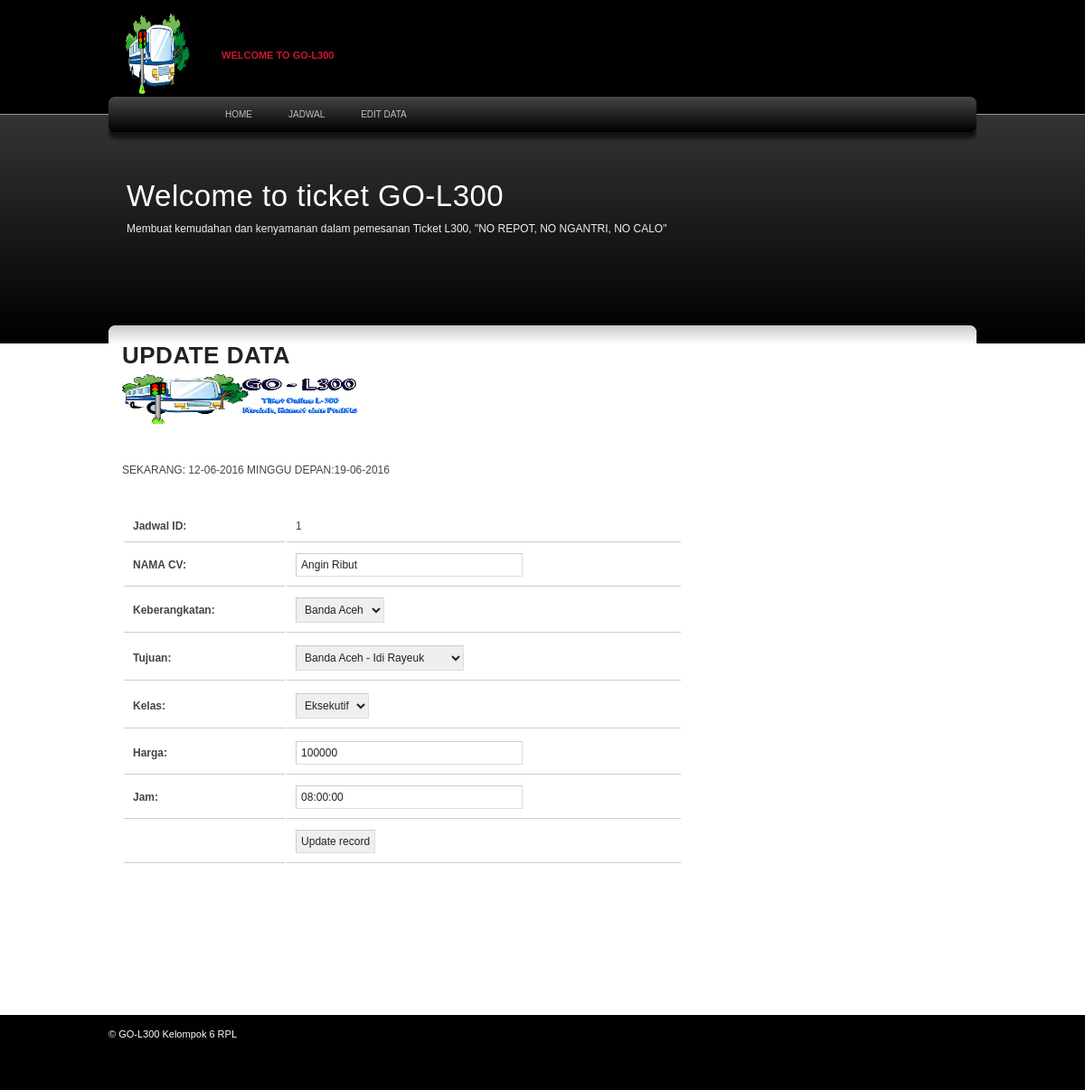
The page /admin/jadwal_edit.php on the database its author committed.
### tables this page shows
CREATE TABLE IF NOT EXISTS `jadwal` (
  `jadwalID` int(11) NOT NULL,
  `KAID` int(11) NOT NULL,
  `stasiunID` int(11) NOT NULL,
  `StasiunID1` int(11) NOT NULL,
  `kelasID` int(11) NOT NULL,
  `Harga` varchar(64) NOT NULL DEFAULT '',
  `Jam` time NOT NULL
);

CREATE TABLE IF NOT EXISTS `ka` (
  `KAID` int(11) NOT NULL,
  `KANama` varchar(64) NOT NULL DEFAULT ''
);

### admin/jadwal_edit.php (the view, shortened to what this page needs)
<?php require_once('../Connections/connkereta.php'); ?><?php
if (!function_exists("GetSQLValueString")) {
function GetSQLValueString($theValue, $theType, $theDefinedValue = "", $theNotDefinedValue = "")
{
  $theValue = get_magic_quotes_gpc() ? stripslashes($theValue) : $theValue;
  $theValue = function_exists("mysql_real_escape_string") ? mysql_real_escape_string($theValue) : mysql_escape_string($theValue);
  switch ($theType) {
    case "long":
    case "int":
      $theValue = ($theValue != "") ? intval($theValue) : "NULL";
      break;
  }
  return $theValue;
}
}
$editFormAction = $_SERVER['PHP_SELF'];
if (isset($_SERVER['QUERY_STRING'])) {
  $editFormAction .= "?" . htmlentities($_SERVER['QUERY_STRING']);
}
$query_rskelas = "SELECT * FROM kelas";
$rskelas = mysql_query($query_rskelas, $connkereta) or die(mysql_error());
$row_rskelas = mysql_fetch_assoc($rskelas);
$query_rsstasiun = "SELECT * FROM stasiun";
$rsstasiun = mysql_query($query_rsstasiun, $connkereta) or die(mysql_error());
$row_rsstasiun = mysql_fetch_assoc($rsstasiun);
$maxRows_rsjadwal = 5;
$pageNum_rsjadwal = 0;
$startRow_rsjadwal = $pageNum_rsjadwal * $maxRows_rsjadwal;
$tes_rsjadwal = "1";
$query_rsjadwal = sprintf("SELECT jadwal.jadwalID, jadwal.KAID, jadwal.stasiunID, jadwal.StasiunID1, jadwal.kelasID, jadwal.Harga, jadwal.Jam, ka.KANama, kelas.kelasNama, stasiun.stasiunNama, stasiun1.stasiunNama1 FROM jadwal, ka, kelas, stasiun, stasiun1 WHERE (jadwal.KAID=KA.KAID) AND (jadwal.stasiunID=stasiun.stasiunID) AND (jadwal.stasiunID1=stasiun1.stasiunID1) AND (jadwal.kelasID=kelas.kelasID) AND (jadwal.jadwalID=%s) ORDER BY jadwal.jadwalID ASC", GetSQLValueString($tes_rsjadwal, "int"));
$query_limit_rsjadwal = sprintf("%s LIMIT %d, %d", $query_rsjadwal, $startRow_rsjadwal, $maxRows_rsjadwal);
$rsjadwal = mysql_query($query_limit_rsjadwal, $connkereta) or die(mysql_error());
$row_rsjadwal = mysql_fetch_assoc($rsjadwal);
$query_rsstasuin1 = "SELECT * FROM stasiun1";
$rsstasuin1 = mysql_query($query_rsstasuin1, $connkereta) or die(mysql_error());
$row_rsstasuin1 = mysql_fetch_assoc($rsstasuin1);
?><!DOCTYPE html PUBLIC "-//W3C//DTD XHTML 1.0 Strict//EN" "http://www.w3.org/TR/xhtml1/DTD/xhtml1-strict.dtd">
<html xmlns="http://www.w3.org/1999/xhtml">
<head>
<link rel="stylesheet" href="../styles.css" type="text/css" />
</head>
<body>
<div id="container">
	<div id="header">
    	<h1><a href="/"><img src="images/Go1.png" alt="" width="94" height="89" longdesc="images/200px-PT.KA.svg.png" /></a></h1>
      <h2>Welcome to GO-L300</h2>
    </div>
<div id="nav">
    	<ul>
        	<li><a href="admin.php">Home</a></li>
            <li><a href="edit_jadwal.php">Jadwal</a></li>
          <li><a href="edit.php">EDIT DATA</a></li>
    </ul>
  </div>
    <div id="page-intro">
    	<h2>Welcome to ticket GO-L300</h2>
        <p>Membuat kemudahan dan kenyamanan dalam pemesanan Ticket L300, "NO REPOT, NO NGANTRI, NO CALO"</p>
        <p>&nbsp;</p>
  </div>
    <div id="body">
		<div id="content">
			<h2><strong>UPDATE DATA</strong></h2>
          <p><img src="images/Go2.png" alt="" width="265" height="55" longdesc="images/footer-l2.png" /></p>
            <p align="left"><?php
$nextWeek = time() + (7*24*60*60);
echo 'SEKARANG: '.date('d-m-Y')."\n";
echo 'MINGGU DEPAN:'.date('d-m-Y',$nextWeek)."\n";
?>
  </h10></p>
          <form action="<?php echo $editFormAction; ?>" method="post" id="form1">
            <table>
              <tr valign="baseline">
                <td align="right"><div align="left"><strong>Jadwal ID:</strong></div></td>
                <td><?php echo $row_rsjadwal['jadwalID']; ?></td>
              </tr>
              <tr valign="baseline">
                <td align="right"><div align="left"><strong>NAMA CV:</strong></div></td>
                <td><input type="text" name="KAID" value="<?php echo htmlentities($row_rsjadwal['KANama']); ?>" size="32" /></td>
              </tr>
              <tr valign="baseline">
                <td align="right"><div align="left"><strong>Keberangkatan:</strong></div></td>
                <td><select name="stasiunID">
                    <?php
do {
?>
                    <option value="<?php echo $row_rsstasiun['stasiunID']?>" <?php if (!(strcmp($row_rsstasiun['stasiunID'], htmlentities($row_rsjadwal['stasiunID'], ENT_COMPAT, 'utf-8')))) {echo "SELECTED";} ?>><?php echo $row_rsstasiun['stasiunNama']?></option>
                    <?php
} while ($row_rsstasiun = mysql_fetch_assoc($rsstasiun));
?>
                  </select>                </td>
              </tr>
              <tr valign="baseline">
                <td align="right"><div align="left"><strong>Tujuan:</strong></div></td>
                <td><select name="StasiunID1">
                    <?php
do {
?>
                    <option value="<?php echo $row_rsstasuin1['stasiunID1']?>" <?php if (!(strcmp($row_rsstasuin1['stasiunID1'], htmlentities($row_rsjadwal['StasiunID1'], ENT_COMPAT, 'utf-8')))) {echo "SELECTED";} ?>><?php echo $row_rsstasuin1['stasiunNama1']?></option>
                    <?php
} while ($row_rsstasuin1 = mysql_fetch_assoc($rsstasuin1));
?>
                  </select>                </td>
              </tr>
              <tr valign="baseline">
                <td align="right"><div align="left"><strong>Kelas:</strong></div></td>
                <td><select name="kelasID">
                    <?php
do {
?>
                    <option value="<?php echo $row_rskelas['kelasID']?>" <?php if (!(strcmp($row_rskelas['kelasID'], htmlentities($row_rsjadwal['kelasID'], ENT_COMPAT, 'utf-8')))) {echo "SELECTED";} ?>><?php echo $row_rskelas['kelasNama']?></option>
                    <?php
} while ($row_rskelas = mysql_fetch_assoc($rskelas));
?>
                  </select>                </td>
              </tr>
              <tr valign="baseline">
                <td align="right"><div align="left"><strong>Harga:</strong></div></td>
                <td><input type="text" name="Harga" value="<?php echo htmlentities($row_rsjadwal['Harga'], ENT_COMPAT, 'utf-8'); ?>" size="32" /></td>
              </tr>
              <tr valign="baseline">
                <td align="right"><div align="left"><strong>Jam:</strong></div></td>
                <td><input type="text" name="Jam" value="<?php echo htmlentities($row_rsjadwal['Jam'], ENT_COMPAT, 'utf-8'); ?>" size="32" /></td>
              </tr>
              <tr valign="baseline">
                <td align="right"><div align="left"></div></td>
                <td><input type="submit" value="Update record" /></td>
              </tr>
            </table>
          </form>
          <p>&nbsp;</p>
<p>&nbsp;</p>
          <p align="center" class="style1">&nbsp;</p>
	  </div>
    </div>
</div>
<div id="footer">
	<p>&copy; GO-L300 Kelompok 6 RPL</p>
</div>
</body>
</html>

### styles.css (style rules this page uses)
body { background: #fff url('images/bodybg.jpg') repeat-x scroll top left; margin:0; padding:0; font-family: Verdana, Geneva, sans-serif; font-size: 12px; color: #444; }
* { margin:0; padding:0; }
table { width: 100%; text-align: left; }
th, td { padding: 10px 10px; }
td { background: #fff; border-bottom: 1px solid #ccc; }
p { line-height: 2.1em; margin-bottom: 30px; }
a { color: #CA1631; }
form input, form select, form textarea { padding: 5px; color: #222; border: 1px solid #ccc; border-right:1px solid #ddd; border-bottom:1px solid #ddd; font-family: Arial, Helvetica, sans-serif; font-size: 12px; }
h1 { color: #999; font-weight: normal; font-size: 35px; }
h2 { color: #222; font-family: Arial, Helvetica, sans-serif; font-size: 26px; letter-spacing: 0.5px; font-weight: normal; padding: 0 0 5px; margin: 0; }
ul, ol { margin: 0 0 35px 35px; }
li { padding-bottom: 10px; }
#container { width: 960px; margin:0 auto; padding: 0; background: transparent url('images/core.jpg') no-repeat; }
#header { padding: 0; margin: 0 auto; height: 108px; }
#header h1 { padding-top: 15px; padding-left: 15px; }
#header h1 a { font-family: Arial, Helvetica, sans-serif; color: #fff; font-size: 60px; font-weight: normal; text-decoration: none; letter-spacing: -3px; float: left; border-bottom: 1px solid #333; }
#header h2 { color: #CA1631; float: left; font-family: Arial, Helvetica, sans-serif; font-size: 11px; font-weight: bold; margin-left: 12px; margin-top: 40px; padding-left: 4px; text-transform: uppercase; letter-spacing: 0; }
#nav { height: 40px; width: 960px; }
#nav ul { list-style: none; padding: 0 10px; margin: 0; height: 40px; }
#nav ul li { float: left; display: block; padding:0; }
#nav ul li a { color: #c0c0c0; display: block; font-size: 10px; padding: 13px 20px; text-decoration: none; text-transform: uppercase; }
#page-intro { height: 180px; padding: 50px 20px 0; color: #eee; }
#page-intro h2 { color: #fff; font-size: 33px; font-family: 'Lucida Grande','Lucida Sans Unicode',Geneva,Verdana,Sans-Serif; }
#page-intro p { font-size: 12px; }
#body { margin:0 auto; padding: 0 15px; width: 930px; }
#content { float: left; width: 620px; margin: 0; }
#footer { background-color: #010101; margin: 0 auto; padding: 10px 0 50px; }
#footer p { text-align: left; color: #fff; font-size: 11px; font-family: Arial, Helvetica, sans-serif; margin: 0 auto; display: block; padding: 0; width: 960px; }

### rows shown on the page
jadwal: jadwalID "1", KAID "Angin Ribut", Harga "100000", Jam "08:00:00"

### other values the page prints
form field stasiunID "Banda Aceh"
form field StasiunID1 "Banda Aceh - Idi Rayeuk"
form field kelasID "Eksekutif"
